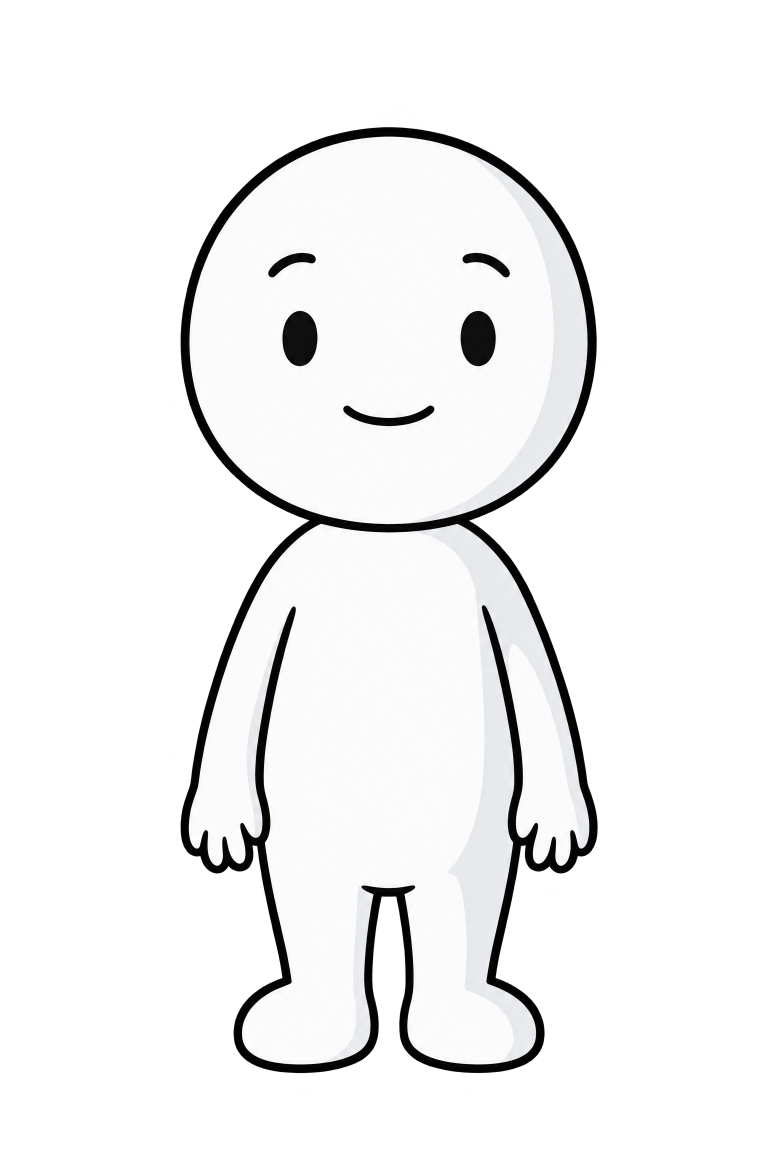
#> input picture videos/elevator/images/elevator/raw/front_calm.png, 2336 x 3504 px (shown at 1/3 size); its folder holds 4 pictures in this run
$ python prep.py
#> lines starting #> are read from the running program, lines starting #| are printed output that depends on the picture; after the words box and inside, x2 and y2 are one past the last pixel; in counts of white or black regions, pixels touching at a corner belong together; long printed decimals are rounded
import json, numpy as np, cv2
from PIL import Image
OUT='/home/user/shorts/elevator/public/elevator/'
names=['front_calm','front_worried','front_wave','lookup','walk','car_open','pulley','tower','clouds','skyline']
meta={}
for n in names:
    im=Image.open(f'raw/{n}.png').convert('RGBA'); a=np.array(im)
#> further down, im is the input picture: PIL image 2336x3504 RGBA; mean R, G, B, A 71.8, 71.8, 71.9, 83.3
    al=a[:,:,3]; ys,xs=np.where(al>8)
#> after `al = a[:, :, 3]`:
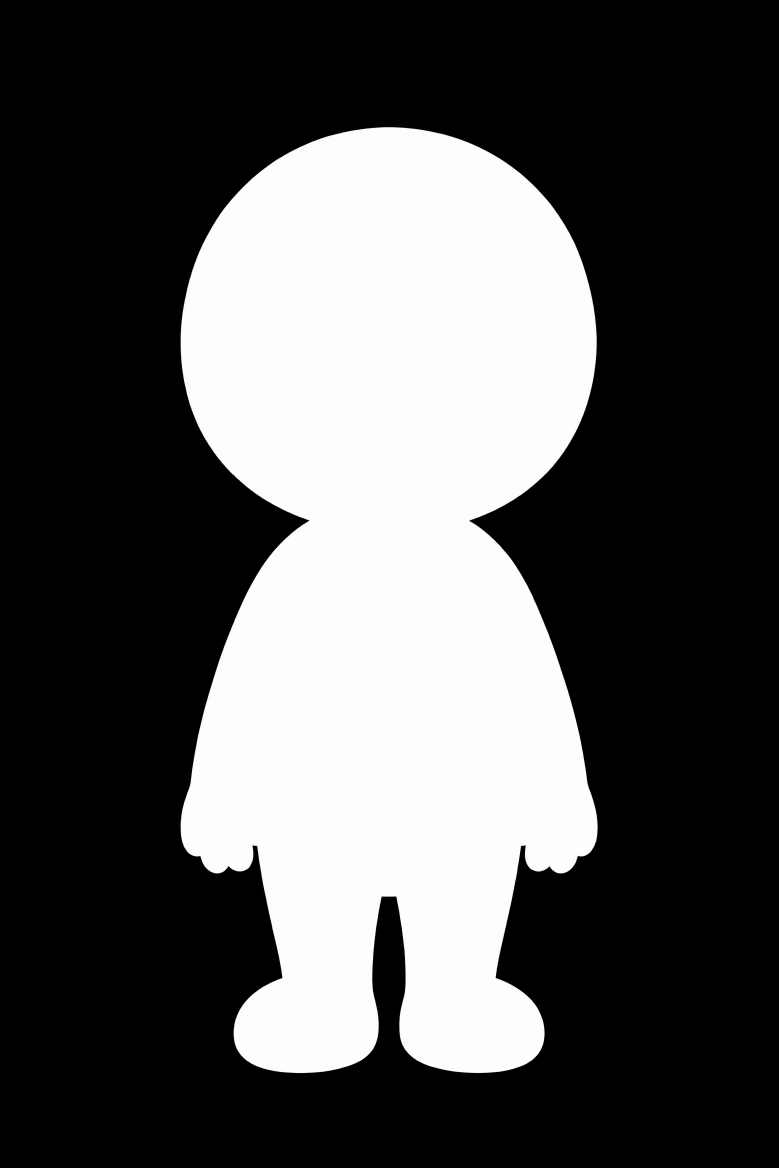
#> al: shape (3504, 2336) (shown at 1/3 size); min 0, max 254, mean 83.3
    x0,x1,y0,y1=max(xs.min()-12,0),min(xs.max()+13,a.shape[1]),max(ys.min()-12,0),min(ys.max()+13,a.shape[0])
#> x0 = 529; x1 = 1806; y0 = 368; y1 = 3232
    c=a[y0:y1,x0:x1]; Image.fromarray(c).save(OUT+f'{n}.png', optimize=True)
    h,w=c.shape[:2]; m={'w':int(w),'h':int(h)}
#> after `h, w = c.shape[:2]`: h = 2864; w = 1277
#> after `m = {'w': int(w), 'h': int(h)}`: m = {'w': 1277, 'h': 2864}
    al=c[:,:,3]
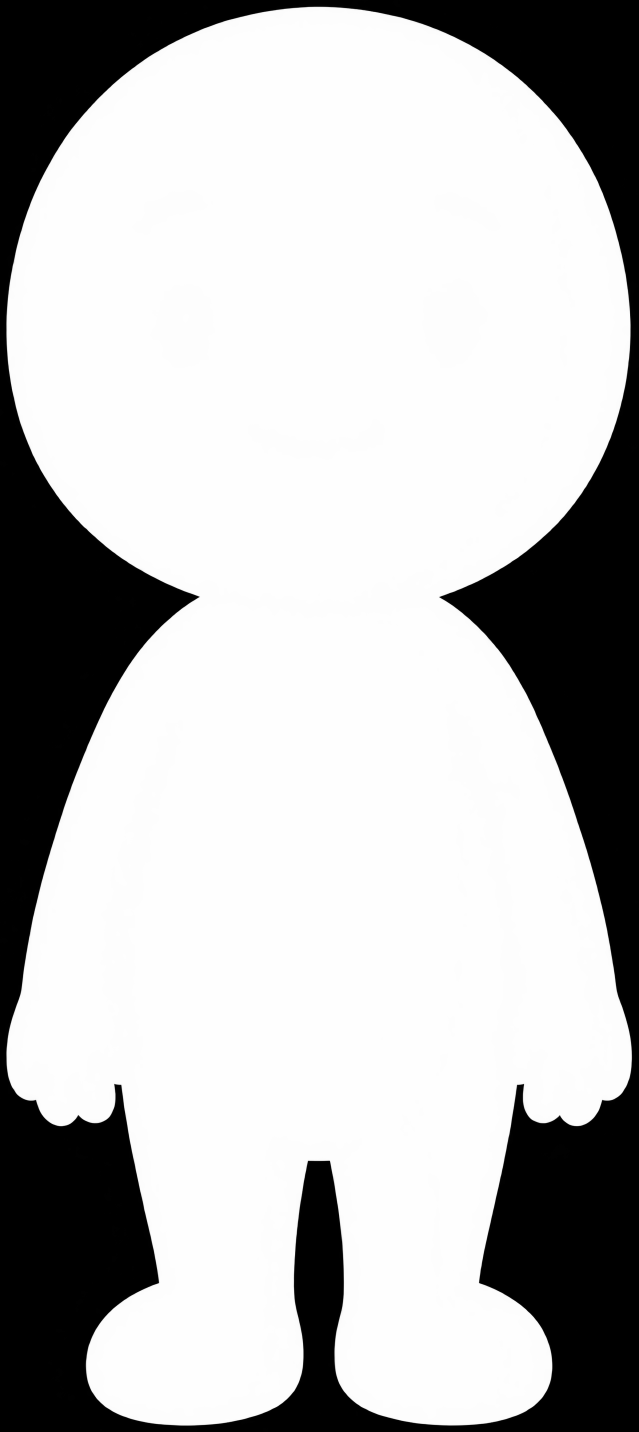
#> al: shape (2864, 1277) (shown at 1/2 size); min 0, max 254, mean 186.4
    if n in ['front_calm','front_worried','front_wave','lookup','walk']:
        a8=(al>128).astype(np.uint8); ff=a8.copy()
#> after `a8 = (al > 128).astype(np.uint8)`: a8: shape (2864, 1277); values 0 (black) and 1 (white), 73.4% white; 1 black region, box (x1, y1, x2, y2) and area: (0, 0, 1277, 2864) 971021
        cv2.floodFill(ff,np.zeros((h+2,w+2),np.uint8),(0,0),2)
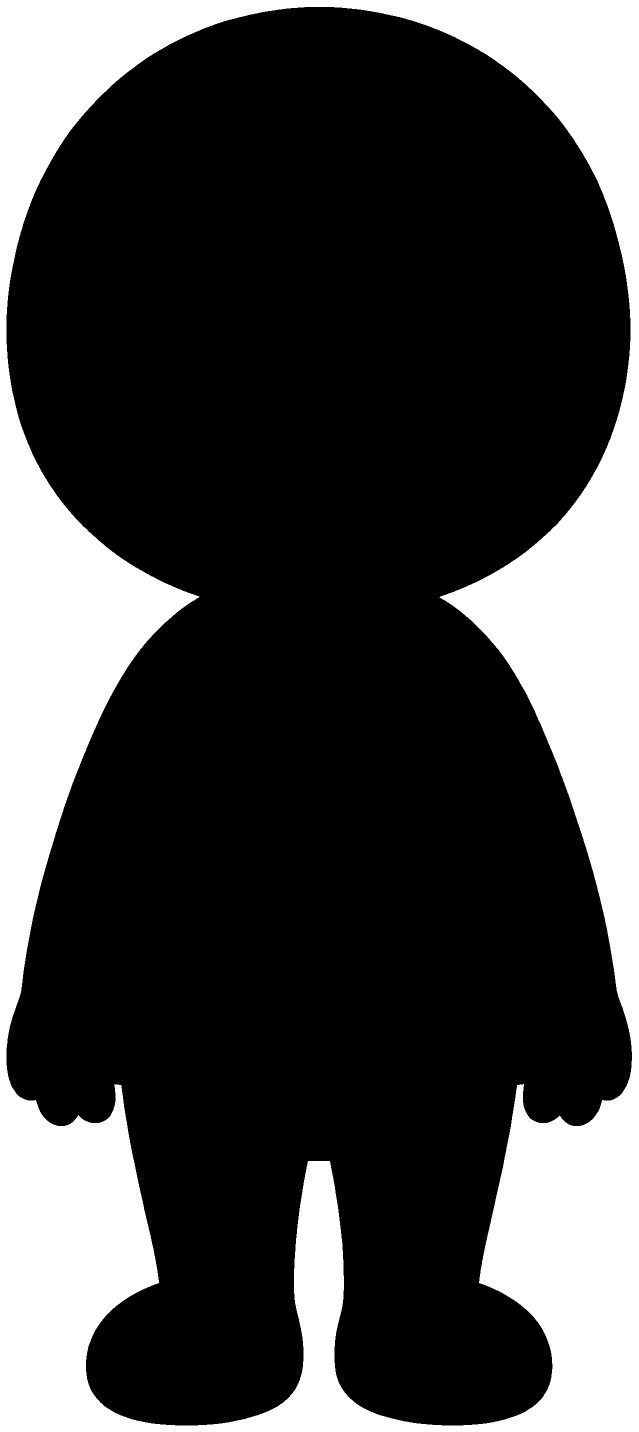
#> ff: shape (2864, 1277) (shown at 1/2 size); values 1 (black) and 2 (white), 26.6% white; 1 white region, box (x1, y1, x2, y2) and area: (0, 0, 1277, 2864) 971021
        solid=np.where(ff==2,0,1).astype(np.uint8)
        dt=cv2.distanceTransform(solid,cv2.DIST_L2,5)
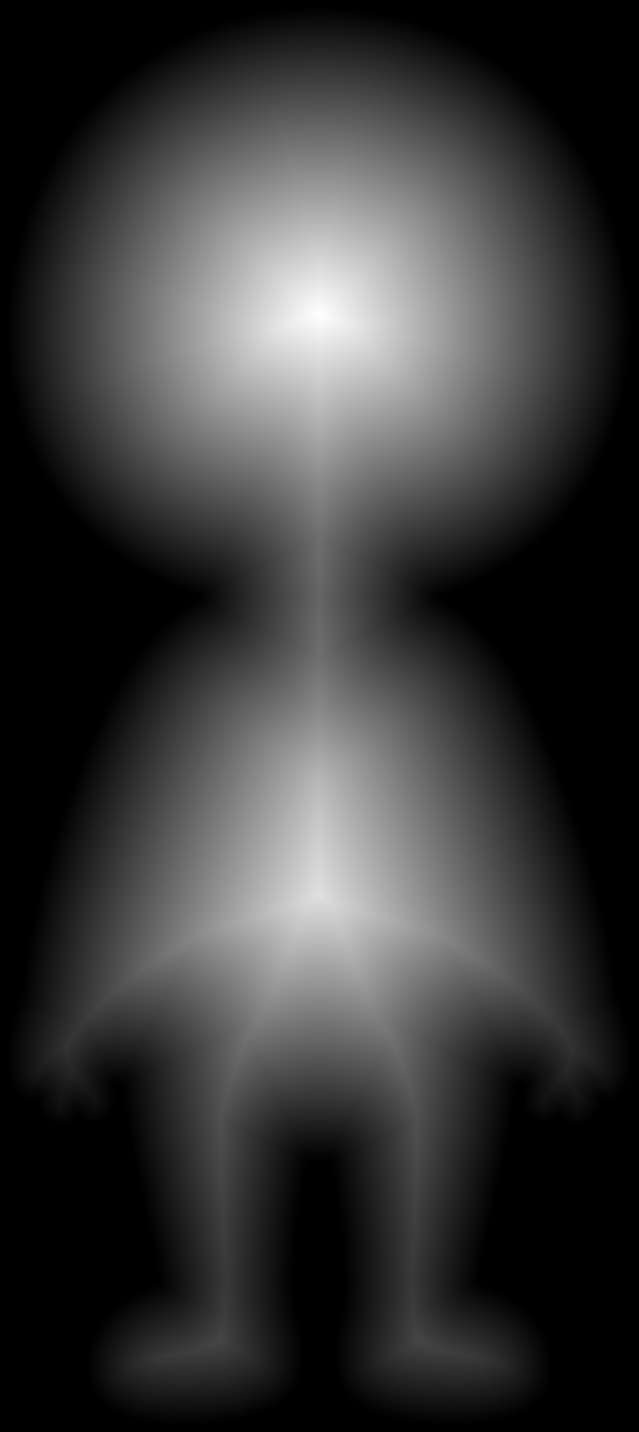
#> dt: shape (2864, 1277) float32 (shown at 1/2 size); min 0, max 606.1, mean 134.6; drawn with min black and max white
        top=int(h*0.55); hy,hx=np.unravel_index(dt[:top].argmax(),dt[:top].shape)
#> after `top = int(h * 0.55)`: top = 1575
#> after `hy, hx = np.unravel_index(dt[:top].argmax(), dt[:top].shape)`: hy = 628; hx = 638
        m['head']=[int(hx),int(hy),float(dt[hy,hx])]
        rows=np.where((al>128).any(1))[0]; yb=rows.max(); band=al[int(yb-h*0.035):yb+1]>128
#> after `rows = np.where((al > 128).any(1))[0]`: rows = 2837 values from 14 to 2850
#> after `yb = rows.max()`: yb = 2850
#> after `band = al[int(yb - h * 0.035):yb + 1] > 128`:
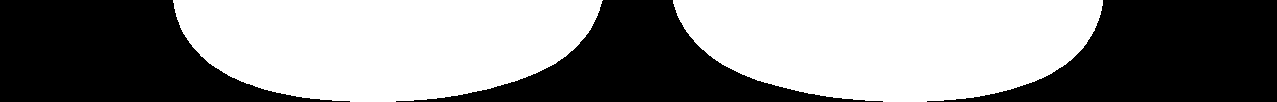
#> band: shape (102, 1277) bool; 53.7% white; 3 black regions, box (x1, y1, x2, y2) and area: (927, 0, 1277, 102) 21617, (0, 0, 350, 102) 21545, (396, 0, 883, 102) 17149
        fx=np.where(band.any(0))[0]; m['feet']=[float((fx.min()+fx.max())/2),int(yb)]
#> after `fx = np.where(band.any(0))[0]`: fx = 860 values from 173 to 1102
    if n=='car_open':
        rgb=c[:,:,:3].astype(int); cream=(rgb[:,:,0]>235)&(rgb[:,:,1]>220)&(rgb[:,:,2]>180)&(rgb[:,:,2]<235)&(al>200)
        ys2,xs2=np.where(cream); m['door']=[int(xs2.min()),int(ys2.min()),int(xs2.max()),int(ys2.max())]
        # body = yellow region bbox
        yel=(rgb[:,:,0]>200)&(rgb[:,:,1]>150)&(rgb[:,:,2]<90)&(al>200); ys3,xs3=np.where(yel)
        m['body']=[int(xs3.min()),int(ys3.min()),int(xs3.max()),int(ys3.max())]
        m['top']=[int(np.where(al[0]>128)[0].mean()) if (al[12]>128).any() else w//2, 12]
    if n=='pulley':
        g=(al>128).astype(np.uint8); rows=np.where(g.any(1))[0]
        # wheel: largest inscribed disc
        dt=cv2.distanceTransform(g,cv2.DIST_L2,5); wy,wx=np.unravel_index(dt.argmax(),dt.shape)
        m['wheel']=[int(wx),int(wy),float(dt[wy,wx])]
        cols=np.where(g[int(h*0.98)-1:].any(0))[0]
        m['bottom']=int(rows.max())
    if n=='tower':
        g=al>128; m['bbox']=[int(np.where(g.any(0))[0].min()),int(np.where(g.any(1))[0].min()),int(np.where(g.any(0))[0].max()),int(np.where(g.any(1))[0].max())]
        # width of tower body near bottom
        r=g[int(h*0.9)]; xx=np.where(r)[0]; m['base']=[int(xx.min()),int(xx.max())]
    meta[n]=m
    print(n,m)
#| front_calm {'w': 1277, 'h': 2864, 'head': [638, 628, 606.147], 'feet': [637.5, 2850]}
#> (the run stopped early here; a loop or call above may not have finished)
